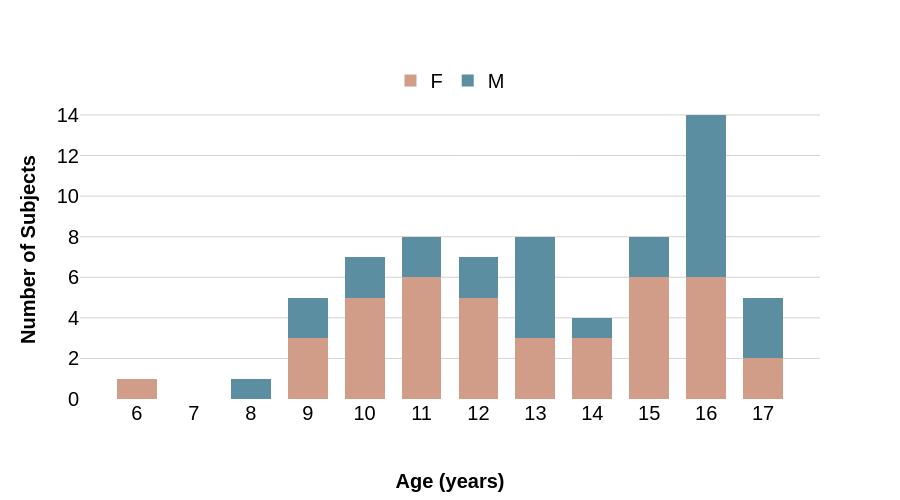

The cell this chart's notebook holds for it:
### Code cell
# Plot demographics for included subjects in DWI analysis
plot_demographics(include_t2star_subjects)

### Figure 1 — Plotly figure (JSON) as saved in the notebook; plotly's stock layout.template omitted (floating-point values rounded to 4 significant figures)
{"data": [{"legendgroup": "F", "marker": {"color": "#D19D88"}, "name": "F", "opacity": 1, "type": "histogram", "x": [15, 16, 17, 14, 14, 13, 15, 12, 9, 16, 12, 11, 11, 10, 15, 14, 10, 10, 11, 13, 15, 16, 15, 10, 12, 6, 12, 9, 13, 16, 12, 17, 16, 16, 15, 9, 11, 10, 11, 11], "xaxis": "x", "xbins": {"size": 1}, "yaxis": "y"}, {"legendgroup": "M", "marker": {"color": "#5C8EA1"}, "name": "M", "opacity": 1, "type": "histogram", "x": [17, 15, 13, 16, 16, 17, 11, 10, 15, 12, 16, 16, 16, 16, 12, 13, 14, 13, 17, 9, 8, 11, 13, 9, 16, 10, 16, 13], "xaxis": "x", "xbins": {"size": 1}, "yaxis": "y"}], "layout": {"bargap": 0.3, "barmode": "stack", "font": {"color": "black", "family": "Arial", "size": 20}, "height": 500, "legend": {"orientation": "h", "x": 0.5, "xanchor": "center", "y": 1, "yanchor": "bottom"}, "plot_bgcolor": "white", "width": 900, "xaxis": {"anchor": "y", "domain": [0, 1], "gridwidth": 1, "range": [5, 18], "showgrid": false, "tickmode": "array", "tickvals": [6, 7, 8, 9, 10, 11, 12, 13, 14, 15, 16, 17], "title": {"font": {"family": "Arial", "size": 20, "weight": "bold"}, "standoff": 50, "text": "Age (years)"}}, "yaxis": {"anchor": "x", "domain": [0, 1], "gridcolor": "lightgrey", "gridwidth": 1, "showgrid": true, "title": {"font": {"family": "Arial", "size": 20, "weight": "bold"}, "text": "Number of Subjects"}}}}
